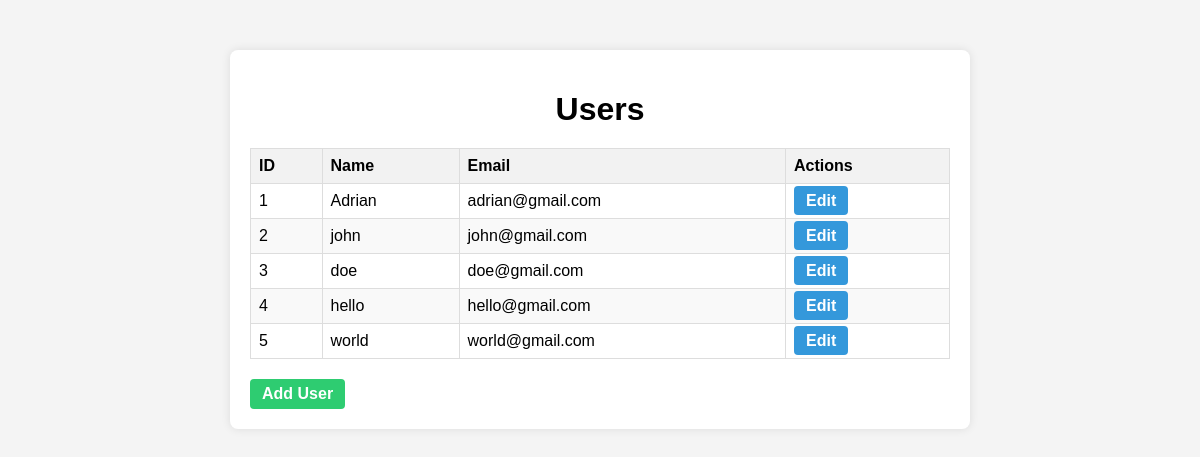
/users, run on an earlier commit of the app's database.
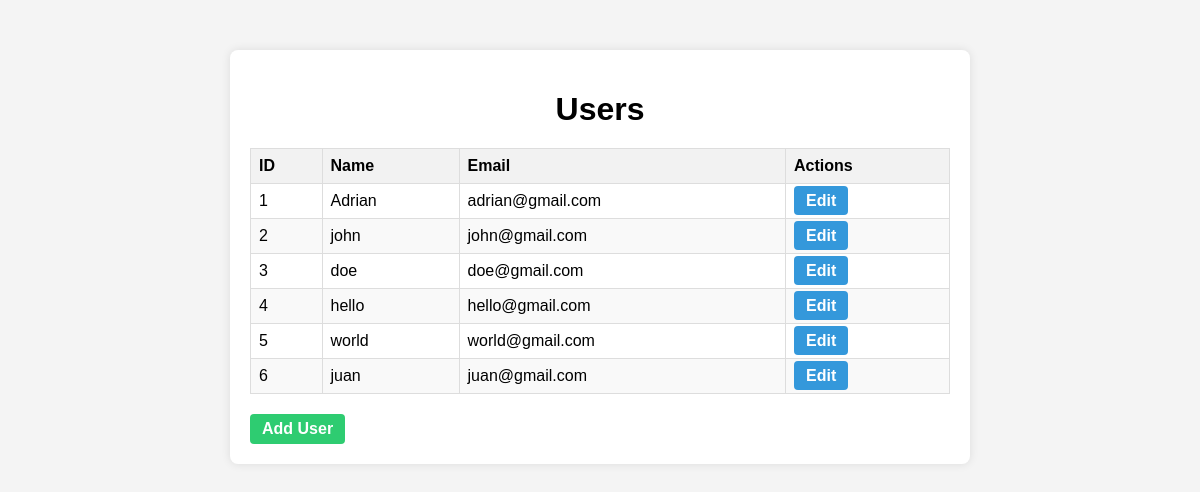
And on a later commit of the database.
### app/models.py (models this page shows)
class User(Base):
    __tablename__ = "users"
    id = Column(Integer, primary_key=True, index=True)
    name = Column(String, nullable=False)
    email = Column(String, unique=True, index=True)
    is_active = Column(Boolean, default=True)

### app/routers/users.py (the view)
@router.get("/users")
def list_users(request: Request, db: Session = Depends(get_db)):
    users = crud.get_users(db)
    return templates.TemplateResponse("users.html", {
        "request": request,
        "users": users
    })

### app/templates/users.html
{% extends "base.html" %}
{% block content %}
    <div class="container">
        <h1>Users</h1>
        <table class="users-table">
            <thead>
                <tr>
                    <th>ID</th>
                    <th>Name</th>
                    <th>Email</th>
                    <th>Actions</th>
                </tr>
            </thead>
            <tbody>
                {% for user in users %}
                <tr>
                    <td>{{ user.id }}</td>
                    <td>{{ user.name }}</td>
                    <td>{{ user.email }}</td>
                    <td>
                        <a class="btn edit-btn" href="/users/{{ user.id }}/edit">Edit</a>
                    </td>
                </tr>
                {% endfor %}
            </tbody>
        </table>
        <a class="btn add-btn" href="/users/new">Add User</a>
    </div>
{% endblock %}

### app/templates/base.html (shortened to what this page needs)
<!DOCTYPE html>
<html>
    <head>
        <link rel="stylesheet" href="/static/style.css">
    </head>
    <body>
        {% block content %}{% endblock %}
    </body>
</html>

### app/static/style.css (style rules this page uses)
body { font-family: Arial, sans-serif; background: #f4f4f4; margin: 0; padding: 0; }
.container { background: #fff; padding: 20px; margin: 50px auto; max-width: 700px; border-radius: 8px; box-shadow: 0 0 10px rgba(0,0,0,0.1); }
h1 { text-align: center; margin-bottom: 20px; }
.users-table { width: 100%; border-collapse: collapse; margin-bottom: 20px; }
.users-table th, .users-table td { border: 1px solid #ddd; padding: 8px; text-align: left; }
.users-table th { background-color: #f2f2f2; }
.users-table tr:nth-child(even) { background-color: #f9f9f9; }
.btn { text-decoration: none; padding: 6px 12px; border-radius: 4px; color: #fff; font-weight: bold; }
.edit-btn { background-color: #3498db; }
.add-btn { display: inline-block; background-color: #2ecc71; }

What changed in the data, as far as the page shows it:
added User: id "6", name "juan", email "juan@gmail.com"
